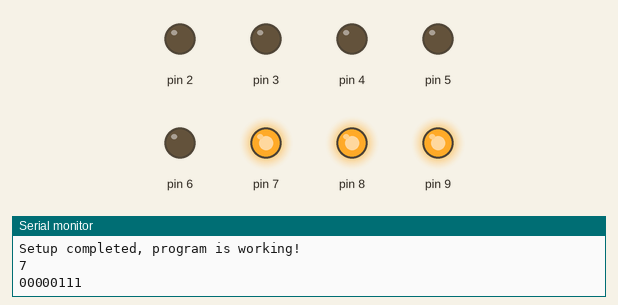
Recording of a sketch running on a simulated Arduino Uno, built with avr-gcc and run on an emulated ATmega328P. On the bench: output pins drawn as LEDs (lit = HIGH), the last lines printed to the serial monitor. Random numbers use the default seed unless the sketch sets one. At 80.0 s the program stops and its outputs stay as they are.

Above: at 0.1 s.
At 10.1 s:
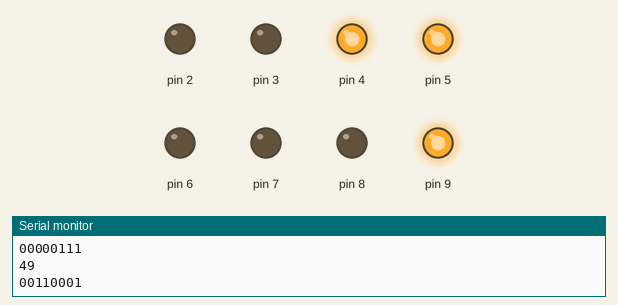
At 20.1 s:
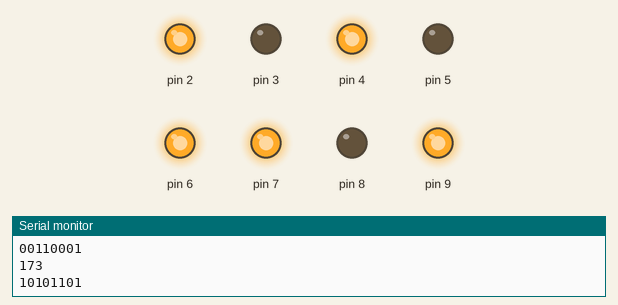
At 30.1 s:
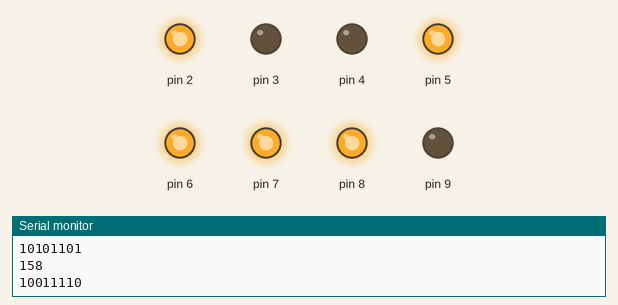
Timing chart, 0 to 31.6 s (numbered marks = the images above):
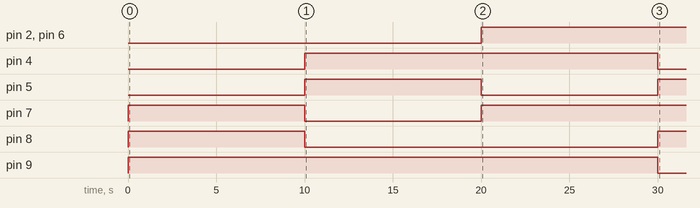

The sketch:

sketch_oct24b.ino
```cpp
#include <stdio.h>
#include <stdlib.h>

void setup() {

  //Start from pin number 2

  for(int i=2; i<10; i++)
  {
      pinMode(i,OUTPUT);
  }

  Serial.begin(9600);

  Serial.println("Setup completed, program is working!");


}

void loop() {

  int randNumber;
  String randNumberBinary;
  randNumber = random(300);
  randNumberBinary = convertToBinSimulation(randNumber);

  Serial.println(randNumber);
  Serial.println(randNumberBinary);

  String temp = randNumberBinary;
  char binNumberArr[8];
  strcpy(binNumberArr, temp.c_str());

  //Start from pin number 2

  for(int i=2; i < 10; i++){

      char c = binNumberArr[i-2];
      if(c == '1') {
        //Serial.println(i);
        digitalWrite(i,HIGH);
      } else {
        //Serial.println(i);
        digitalWrite(i,LOW);
      }
  }
  delay(10000);
}

String convertToBinSimulation(int number){

  int zeros = String(number,BIN).length();//This will check for the length of myNum in binary.
  //Serial.println(zeros); //For myNum = 50. You will get a 6.

  String myStr;

  for (int i=0; i < 8 - zeros; i++) {//This will add zero to string as need
    myStr = myStr + "0";
  }

  myStr = myStr + String(number,BIN);

  return myStr;
}
```

Measured:
- by itself, pin 2, pin 6: LOW → HIGH at 20.0 s
- by itself, pin 4: LOW → HIGH at 10.0 s, → LOW 20.0 s later
- by itself, pin 5: LOW → HIGH at 10.0 s, → LOW 10.0 s later, → HIGH 10.0 s later
- by itself, pin 7: LOW → HIGH at 0.00 s, → LOW 10.0 s later, → HIGH 10.0 s later
- by itself, pin 8: LOW → HIGH at 0.00 s, → LOW 10.0 s later, → HIGH 20.0 s later
- by itself, pin 9: LOW → HIGH at 0.00 s, → LOW 30.0 s later
